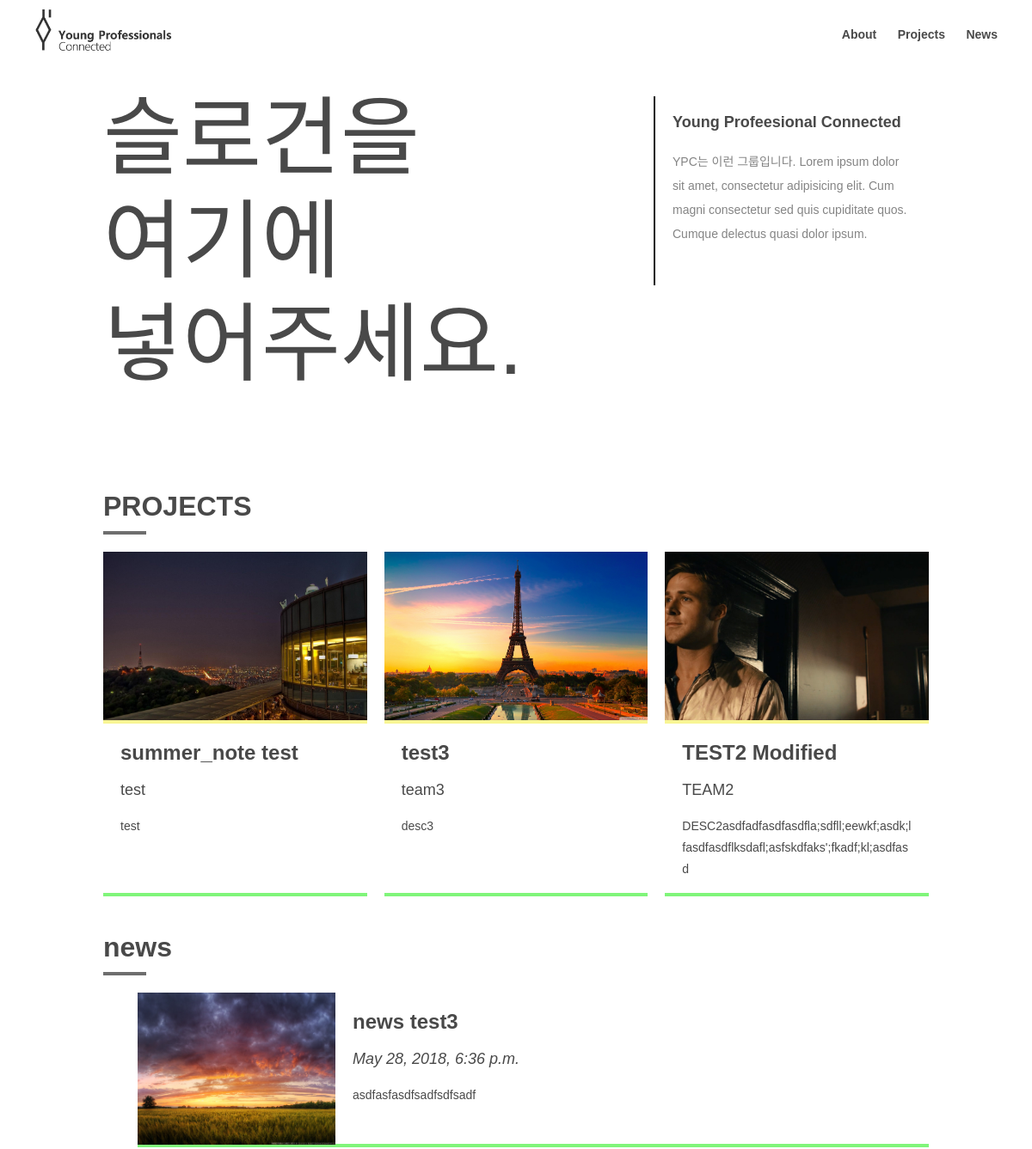
The app's page / (upper part), older data.
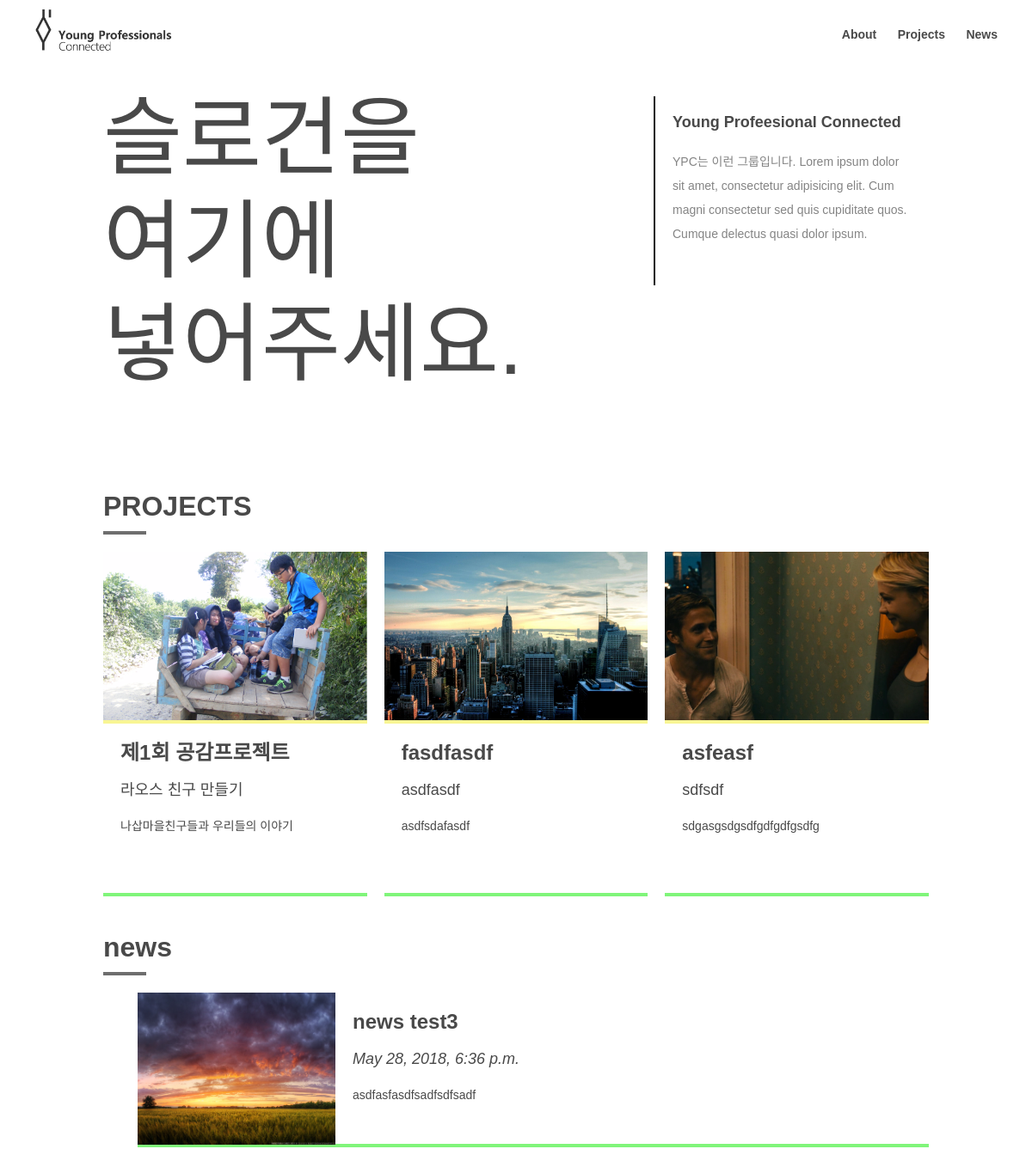
The same page, newer data.
### projects/models.py (models this page shows, shortened)
class Project(models.Model):
    author = models.ForeignKey('auth.User', on_delete=models.CASCADE)
    title = models.CharField(max_length=20)
    team_name = models.CharField(max_length=20)
    description = models.TextField(null=True)
    text = models.TextField()
    cover_image = models.ImageField(null=True, upload_to="projects")
    created_date = models.DateTimeField(default=timezone.now)
    published_date = models.DateTimeField(blank=True, null=True)

### news/models.py (models this page shows, shortened)
class News(models.Model):
    author = models.ForeignKey('auth.User', on_delete=models.CASCADE)
    title = models.CharField(max_length=20)
    description = models.TextField(null=True)
    text = models.TextField()
    cover_image = models.ImageField(null=True, upload_to="news")
    created_date = models.DateTimeField(default=timezone.now)
    published_date = models.DateTimeField(blank=True, null=True)

### ypc/views.py (the view)
# urls.py: path('', views.index, name='index'),
def index(request) :
	projects = Project.objects.filter(published_date__lte=timezone.now()).order_by('-published_date')[:3]
	news = News.objects.filter(published_date__lte=timezone.now()).order_by('-published_date')[:3]
	return render(request, 'index.html', {'projects': projects, 'news': news})

### templates/index.html
{% extends 'base.html' %}
{% block content %}
    <div class="container">
        <div class="content">
            <div class="intro-view">
                <div class="title">
                    <p class="slogan">
                        슬로건을<br> 여기에
                        <br> 넣어주세요.
                    </p>
                </div>
                <div class="description">
                    <h3>Young Profeesional Connected</h3>
                                        <p>YPC는 이런 그룹입니다. Lorem ipsum dolor sit amet, consectetur adipisicing elit. Cum magni consectetur sed quis cupiditate quos. Cumque delectus quasi dolor ipsum.</p>
                </div>
            </div>
            <div class="content-item">
                <h1>PROJECTS</h1>
                <div class="project-list">
					{% for project in projects %}
		                <a href="{% url 'projects:project_detail' pk=project.pk %}">
		                    <div class="project-item">
		                        <div class="item-img-box">
		                            <div class="prj-img"
										style="background: url({{ project.cover_image.url }} ); background-size: cover; background-position: center;"></div>
		                        </div>
		                        <div class="item-description">
		                            <h3>{{ project.title }}</h3>
		                            <h5>{{ project.team_name }} </h5>
		                            <p>{{ project.description|linebreaksbr }}</p>
		                        </div>
		                    </div>
		                </a>
	                {% endfor %}
                </div>
            </div>
            <div class="content-item">
                <h1>news</h1>
                <div class="news-list">
                <ul>
					{% for news_item in news %}
	                    <a href="{% url 'news:news_detail' pk=news_item.pk %}"><li class="news-item">
	                        <div class="item-img-box">
								<div class="news-img"
									style="background: url({{ news_item.cover_image.url }} ); background-size: cover; background-position: center;"></div>
	                        </div>
	                        <div class="item-description">
	                            <h3>{{ news_item.title }}</h3>
	                            <h5>{{ news_item.published_date }}</h5>
	                            <p>{{ news_item.description|linebreaksbr }}</p>
	                        </div>
	                    </li></a>
                    {% endfor %}
                </ul>
            </div>
            </div>
        </div>
    </div>
{% endblock %}

### templates/base.html (shortened to what this page needs)
{% load staticfiles %}
<!DOCTYPE html>
<html lang="ko">
<head>
    <link rel="stylesheet" href="https://cdnjs.cloudflare.com/ajax/libs/meyer-reset/2.0/reset.css">
	<link rel="stylesheet" href="https://stackpath.bootstrapcdn.com/bootstrap/4.1.1/css/bootstrap.min.css">
    <link rel="stylesheet" href="https://use.fontawesome.com/releases/v5.0.13/css/all.css">
    <link rel="stylesheet" href="{% static 'css/layout.css' %}">
    <link rel="stylesheet" href="{% static 'css/home.css' %}">
    <link rel="stylesheet" href="{% static 'css/about.css' %}">
    <link rel="stylesheet" href="{% static 'css/projects.css' %}">
    <link rel="stylesheet" href="{% static 'css/news.css' %}">
</head>
<body>
    <div class="header" id="topbar">
        <div class="logo">
            <a href="{% url 'index' %}"><img src="{% static 'img/yp_logo.png' %}" alt="YPC 로고"></a>
        </div>
        <div class="menu">
            <ul>
                <li><a href="{% url 'about' %}">About</a></li>
                <li><a href="{% url 'projects:project_list' %}">Projects</a></li>
                <li><a href="{% url 'news:news_list' %}">News</a></li>
            </ul>
        </div>
    </div>
	{% block content %}
	{% endblock %}
</body>
</html>

### static/css/layout.css (style rules this page uses)
* { box-sizing: border-box; }
body { width: 100%; height: 100%; font-family: 'Noto Sans KR', sans-serif; font-weight: 500; color: #494949; }
p { line-height: 20px; }
a { text-decoration: none; color: inherit; }
.header { width: 100%; height: var(--header-height); position: fixed; top: 0; left: 0; right: 0; z-index: 999; display: inline-block; background-color: rgba(255,255,255,1); }
.header .logo img { width: 180px; margin: 10px 0 0 30px; padding: 0 10px 10px 10px; float: left; }
.menu { width: auto; height: 50px; margin-top: 20px; margin-right: 30px; float: right; background-color: rgba(255,255,255,1); }
.menu ul { margin: 0; }
.menu > ul > li { padding: 10px; font-size: 14px; font-weight: 700; display: inline-block; cursor: pointer; }
.container { width: var(--container-width); height: 100%; margin: var(--header-height) auto 0 auto; padding: 0 20px; display: flex; }
.content { width: 100%; }
.content h1 { width: 50px; margin: 20px 0; padding-bottom: 10px; border-bottom: 4px solid #6E6E6E; font-size: 32px; font-weight: bold; }
.content p { line-height: 30px; }

### static/css/home.css (style rules this page uses)
@media screen and (min-width: 601px) { .intro-view { height: 450px; display: grid; grid-template-columns: 2fr 1fr; } }
@media screen and (min-width: 601px) { .intro-view > .title { padding: 20px 0 0 0; } }
@media screen and (min-width: 601px) { .intro-view .slogan { line-height: 120%; font-size: 100px; } }
@media screen and (min-width: 601px) { .intro-view > .description { height: 220px; margin-top: 10%; padding: 20px; border-left: 2px solid var(--color-dark-black); } }
@media screen and (min-width: 601px) { .intro-view > .description > h3 { font-size: 18px; font-weight: bold; } }
@media screen and (min-width: 601px) { .intro-view > .description > p { margin-top: 20px; font-size: 14px; line-height: 200%; color: var(--color-bright-black); } }
@media screen and (min-width: 601px) { .content-item { margin-top: 40px; } }

### static/css/projects.css (style rules this page uses)
:root { --project-item-height: 400px; --item-img-box-height: 200px; --item-description-height: calc(100% - var(--item-img-box-height)); --intro-container-height: 500px; --intro-container-mobile-height: 500px; --intro-description-height: 240px; --intro-description-mobile-height: 180px; --intro-description-width: 500px; }
.project-list { display: grid; grid-template-columns: repeat( 3, minmax(250px, 1fr) ); grid-row-gap: 20px; grid-column-gap: 20px; }
.project-list .project-item { height: fit-content; border-bottom: 4px solid #80f57a; cursor: pointer; }
.project-list .item-img-box { width: 100%; height: var(--item-img-box-height); background-color: brown; overflow: hidden; transition: all 0.5s ease; border-bottom: 4px solid #f8f594; }
.project-list .prj-img { transition: all 0.5s ease; width: 100%; height: 100%; background-size: cover; background-position: center; }
.project-list .item-description { padding: 20px; height: fit-content; display: block; overflow: hidden; }
.project-list .item-description > h3 { padding-bottom: 10px; font-size: 24px; font-weight: bold; }
.project-list .item-description > h5 { padding-bottom: 10px; font-size: 18px; }
.project-list .item-description > p { height: 70px; margin: 0; font-size: 14px; line-height: 180%; overflow: hidden; text-overflow: ellipsis; display: -webkit-box; -webkit-line-clamp: 3; -webkit-box-orient: vertical; word-wrap:break-word; }

### static/css/news.css (style rules this page uses)
.news-item { width: 100%; height: 180px; margin-bottom: 40px; display: grid; grid-template-columns: 1fr 3fr; border-bottom: 4px solid #80f57a; }
.news-item > .item-img-box { width: 100%; }
.news-item > .item-description { width: 100%; }
.news-item .item-img-box { width: 100%; height: 100%; background-color: brown; overflow: hidden; transition: all 0.5s ease; }
.news-item .news-img { transition: all 0.5s ease; width: 100%; height: 100%; }
.news-item .item-description { height: var(--item-description-height); padding: 20px; display: block; }
.news-item .item-description > h3 { padding-bottom: 10px; font-size: 24px; font-weight: bold; }
.news-item .item-description > h5 { padding-bottom: 10px; font-size: 18px; font-style: italic; }
.news-item .item-description > p { height: 50px; margin: 0; font-size: 14px; line-height: 180%; overflow: hidden; text-overflow: ellipsis; display: -webkit-box; -webkit-line-clamp: 2; -webkit-box-orient: vertical; word-wrap:break-word; }

### static/css/global.css (style rules this page uses)
:root { --header-height: 80px; --container-width: 1000px; --color-bright-black : #848484; --color-dark-black : #141414; --color-list-hover : #eb1313; --color-list-clicked : #eb1313; }

Row changes from the older to the newer data that the page shows:
removed Project: cover_image (picture), title "summer_note test", team_name "test", description "test"
no longer on this page (row unchanged): Project: cover_image (picture), title "test3", team_name "team3", description "desc3"
no longer on this page (row unchanged): Project: cover_image (picture), title "TEST2 Modified", team_name "TEAM2", description "DESC2asdfadfasdfasdfla;sdfll;eewkf;asdk;lfasdfasdflksdafl;asfskdfaks';fkadf;kl;asdfasd"
added Project: cover_image (picture), title "제1회 공감프로젝트", team_name "라오스 친구 만들기", description "나삽마을친구들과 우리들의 이야기"
added Project: cover_image (picture), title "fasdfasdf", team_name "asdfasdf", description "asdfsdafasdf"
added Project: cover_image (picture), title "asfeasf", team_name "sdfsdf", description "sdgasgsdgsdfgdfgdfgsdfg"
